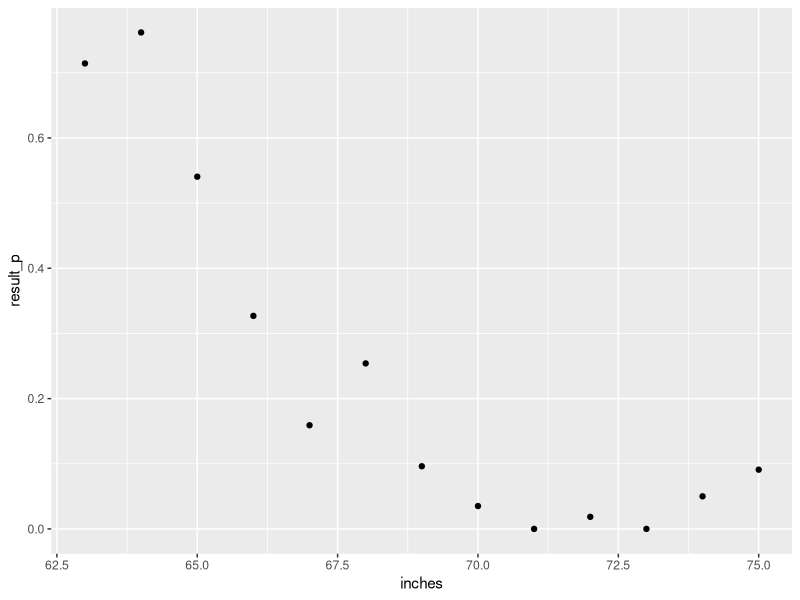
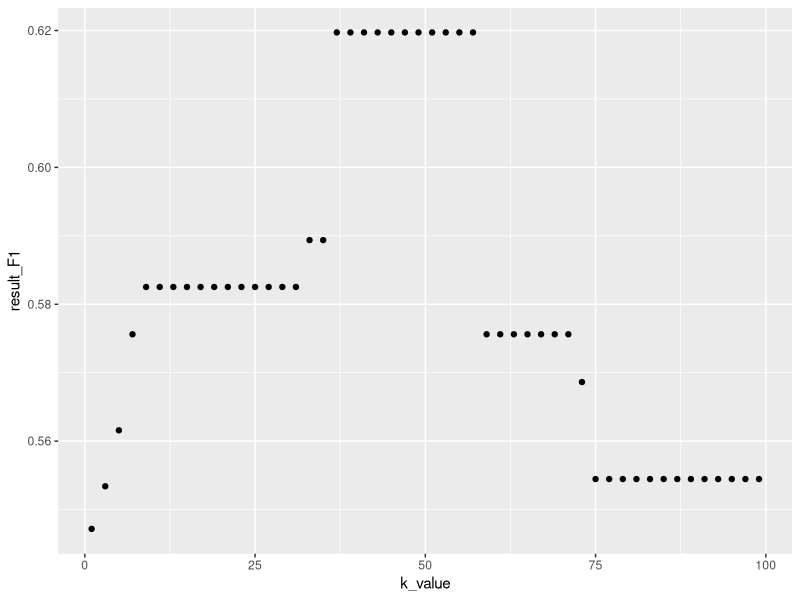

Write R code to recreate these figures, in order.
# lets do the prediction for categorical outcome - Male or Female
library(dslabs)
library(dplyr)
library(caret)
library(tidyverse)
# There are other ways through which we can avoid this situation.
# Package for F1 score
#install.packages("MLmetrics")
library(MLmetrics)

data(heights)
y <- heights$height
set.seed(2)
test_index <- createDataPartition(y,times=1,p=0.5,list=FALSE)
train_set <- heights %>% slice(-test_index)
test_set <- heights %>% slice(test_index)
# when we have categorical outcome, that y=1 for female and 0 for not a female (male)
# in this case we are looking for conditional probability which is probability of female
# given the height
# lets find the proportion of female who are 66 inches tall
res<- train_set %>% filter(round(height)==66) %>% summarize(result=mean(sex=="Female"))
res$result

prob_female <- function(x){
  res <- train_set %>% filter(round(height)==x) %>% summarize(result=mean(sex=="Female"))
  res$result
}
inches <- seq(63,75,1)
result_p <- sapply(inches, prob_female)
g_points <- data.frame(inches,result_p)
g_points %>% ggplot(aes(inches,result_p)) + geom_point()
# the above looks similar to regression line, we will make the categorical
# conditional expectation is nothing but the normal distribution (random) within each input
# in case of categorical outcome we can turn them to 1s and 0s. The proportion is nothing but
# conditional expectation. We can then calculate least square loss.
lm_fit <- train_set %>% mutate(y=as.numeric(sex=="Female")) %>% lm(y~height,data=.)
# in case of categorical output, the predict method gives the value which is the probability (conditional probability)
p_hat <- predict(lm_fit,test_set) # you don't need to set output to binary in test set because we are using only predictors i.e x value

# lets calculate the y_hat, we can say its females if probability is greater than 0.5
y_hat <- ifelse(p_hat>0.5, "Female", "Male") %>% factor()

confusionMatrix(y_hat,reference = test_set$sex)

# lets talk about the p_hat we calculated above and I mentioned its conditional probability but then if you look at the value
# you will negative values and values above 1. That does not make sense. You can see it
# yourself
min(p_hat)
max(p_hat)

# the logistics regression will resolve this issue, by doing log of odds, 
# odds indicate what are the chances of something happening versus not happening
# then you take a log of that, this will put the number between 0 to 1. Because
# there is no conditional probability any more, the least square error will not work
# therefore we should rely on maximum likelihood estimate. GLM function should take care of that
# lets do the same as above
glm_fit <- train_set %>% mutate(y=as.numeric(sex=="Female")) %>% glm(y~height,data=.,family="binomial")
p_hat_logit <- predict(glm_fit,newdata=test_set,type="response") # you don't need to set output to binary in test set because we are using only predictors i.e x value
# In the above notice that we set type=response, otherwise we won't get conditional probabilities
# value, you'll end up getting log p/(1-p) values and etc
# lets calculate the y_hat, we can say its females if probability is greater than 0.5
y_hat_logit <- ifelse(p_hat_logit>0.5, "Female", "Male") %>% factor()
confusionMatrix(y_hat_logit,reference = test_set$sex)
# letscalculate the F1 score for logistics regression
F1_Score(test_set$sex,y_hat_logit,positive = NULL)
# letscalculate the F1 score for linear regression
F1_Score(test_set$sex,y_hat,positive = NULL)
# as you can see logistics regression does better with F1 score, closer to 1 is better, 0 is
# not good. F1 takes in account the right balance for precision and recall

# Lets do the KNN for determining gender based on height. I don't think you need to change it
# to binary, because this technique for category does not need conditional probability
set.seed(1)
knn_fit <-  knn3(sex~height,data=train_set,k=5)
# For KNN you don't need p_hat
y_hat_knn <- predict(knn_fit,test_set,type="class")
confusionMatrix(y_hat_knn,reference = test_set$sex)
F1_Score(test_set$sex,y_hat_knn,positive = NULL)

# lets create a function to determine F1 score value for different Ks
calculate_F1 <- function(x){
  set.seed(1)
  test_index <- createDataPartition(heights$height,times=1,p=0.5,list=FALSE)
  train_set <- heights %>% slice(-test_index)
  test_set <- heights %>% slice(test_index)
  
  knn_fit <-  knn3(sex~height,data=train_set,k=x)
  # For KNN you don't need p_hat
  y_hat_knn <- predict(knn_fit,test_set,type="class")
  confusionMatrix(y_hat_knn,reference = test_set$sex)
  F1_Score(test_set$sex,y_hat_knn,positive = NULL)
  
}

k_value <- seq(1,100,2)
result_F1 <- sapply(k_value,calculate_F1)
k_f1_df <- data.frame(k_value,result_F1)
k_f1_df %>% ggplot(aes(k_value,result_F1)) + geom_point()

# assessment for KNN
library(dslabs)
library(caret)
library(purrr)
data("tissue_gene_expression")
y <- tissue_gene_expression$y
test_index <- createDataPartition(y,p=0.5,times=1,list=FALSE)
train_set_x <- tissue_gene_expression$x[-test_index,]
train_set_y <- tissue_gene_expression$y[-test_index]
#train_set <- list(train_set_y,train_set_x)
test_set_x <- tissue_gene_expression$x[test_index,]
test_set_y <- tissue_gene_expression$y[test_index]
ks <- seq(1,11,2)
#accuracy <- map_df(ks,function(x) {
    #test_set <- list(test_set_y,test_set_x)
    # we will use the matrix approach for knn model
    #print(x)
    set.seed(1)
    knn_fit <-  knn3(train_set_x,train_set_y,k=1)
    # when using predict with knn, we can get probability values or outcome with maximum
    # probability. By using type=class we will get outcomes
    # you can see in the below function I used the input test dataset, which is what required
    predict_knn <- predict(knn_fit,test_set_x,type="class")
    # lets run the confusion matrix for accuracy
    confusionMatrix(predict_knn,reference = test_set_y)
#})
    
